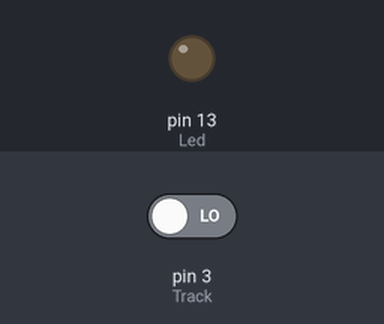
Simulated run of this sketch. Board: Arduino Uno, built with avr-gcc and run on an emulated ATmega328P. On the bench: output pins drawn as LEDs (lit = HIGH). The test bench sets the inputs (shaded band); at power-on: pin 3 (Track) LOW.

Above: at 1.2 s.
1.3 s: pin 3 (Track) driven HIGH
At 2.2 s:
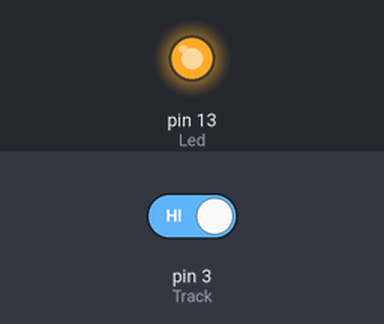
2.8 s: pin 3 (Track) driven LOW
At 3.4 s:
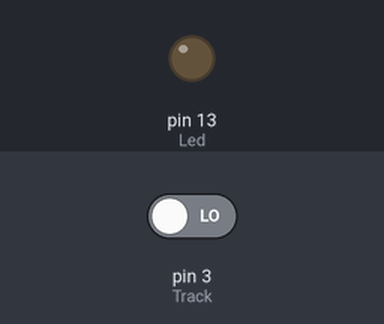
Timing chart, 0 to 5.8 s (numbered marks = the images above; inputs shaded):
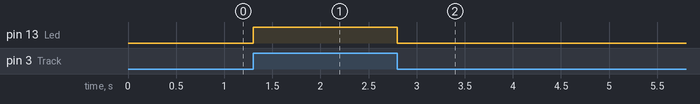

The sketch:

track.ino
```cpp
//define input and output pins
const int Track = 3;
const int Led = 13;

void setup() {
  pinMode(Track, INPUT);
  pinMode(Led, OUTPUT);
}

void loop() {
  int val;

  val = digitalRead(Track);

  if(val == HIGH) {
    digitalWrite(Led, HIGH);
  }
  else {
    digitalWrite(Led, LOW);
  }
}
```

Measured:
- after the input at 1.3 s, pin 13 (Led): LOW → HIGH at once
- after the input at 2.8 s, pin 13 (Led): HIGH → LOW at once
